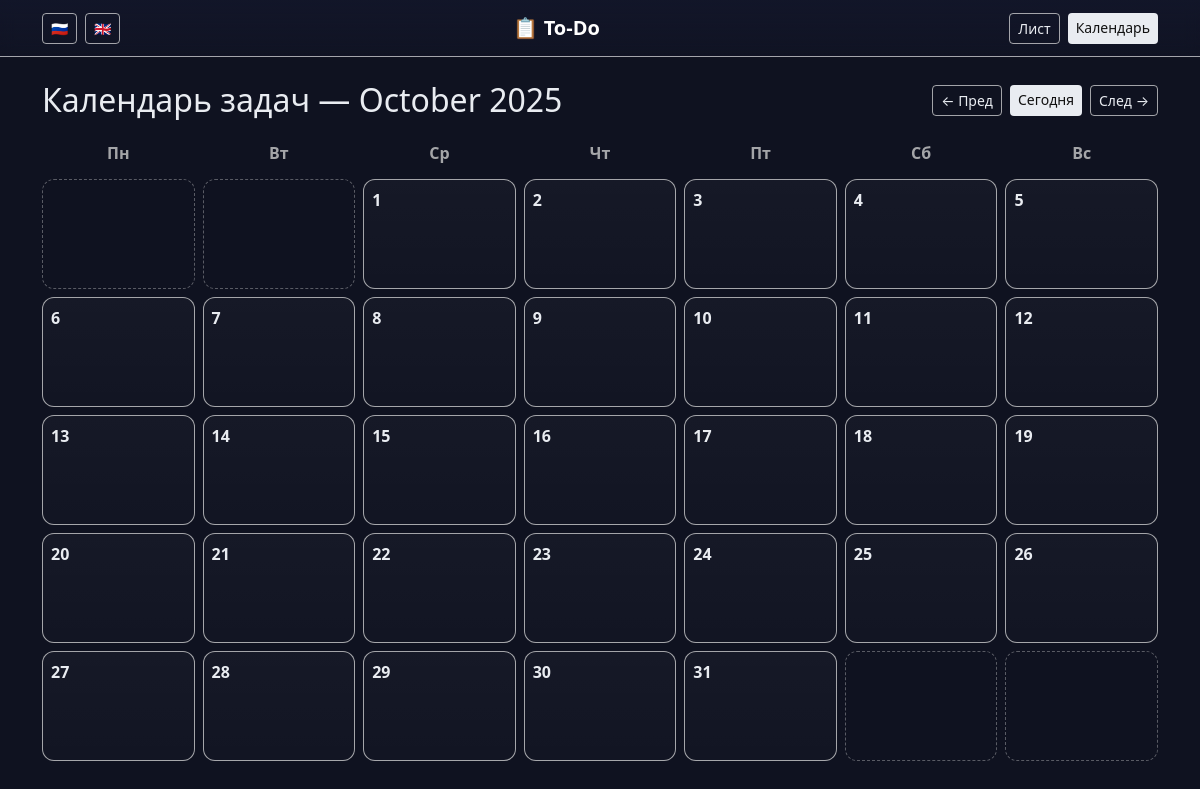
The app's page /calendar?year=2025&month=10, older data.
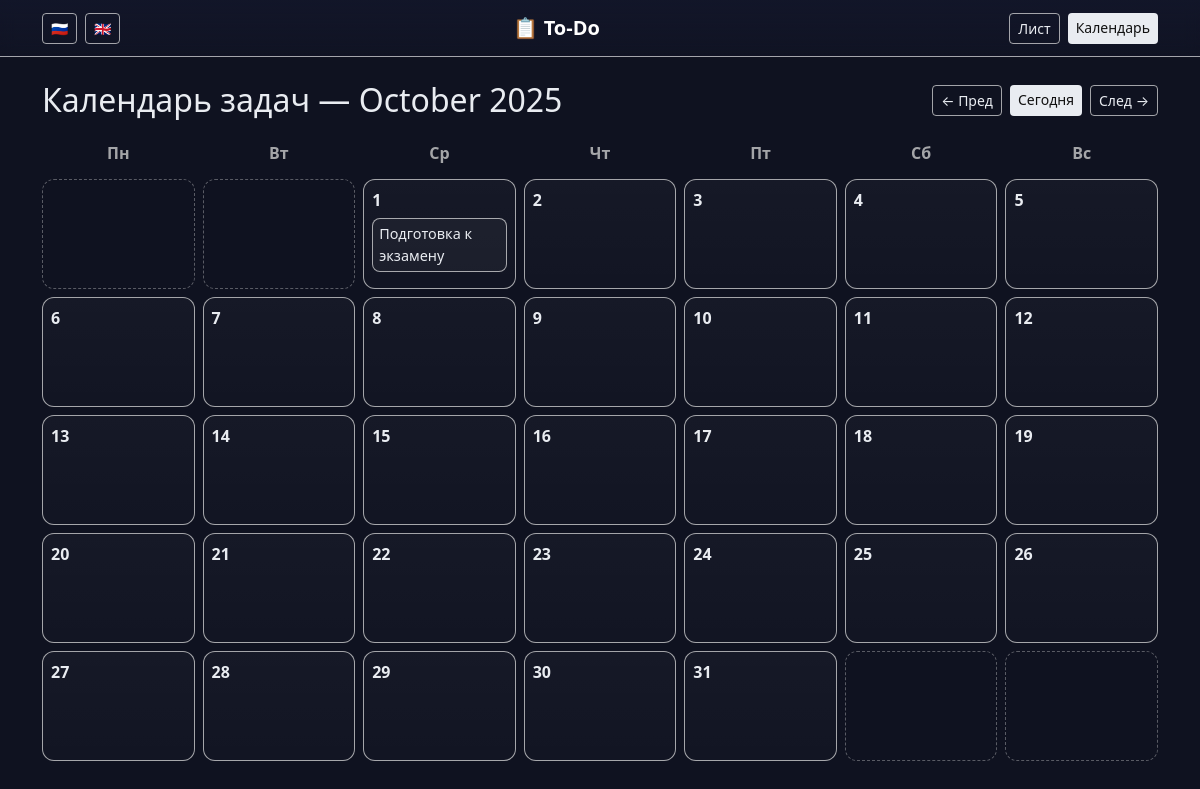
The same page, newer data.
### tables this page shows
CREATE TABLE tasks (
            id INTEGER PRIMARY KEY AUTOINCREMENT,
            title TEXT NOT NULL,
            description TEXT,
            due_date TEXT, -- ISO формат YYYY-MM-DD
            complete INTEGER NOT NULL DEFAULT 0,
            created_at TEXT DEFAULT (datetime('now')),
            completed_at TEXT
        );

### app.py (the view)
@app.route("/calendar")
def calendar_view():
    today = date.today()
    year = int(request.args.get("year", today.year))
    month = int(request.args.get("month", today.month))
    month_start = f"{year:04d}-{month:02d}-01"
    _, last_day = pycalendar.monthrange(year, month)
    month_end = f"{year:04d}-{month:02d}-{last_day:02d}"
    conn = get_db_connection()
    rows = conn.execute(
        """
        SELECT * FROM tasks
        WHERE due_date IS NOT NULL
          AND due_date >= ?
          AND due_date <= ?
        ORDER BY due_date ASC, complete ASC
        """,
        (month_start, month_end),
    ).fetchall()
    conn.close()
    by_date = {}
    for r in rows:
        by_date.setdefault(r["due_date"], []).append(r)
    cal = pycalendar.monthcalendar(year, month)  # списки недель, 0 = пустая ячейка
    month_name = pycalendar.month_name[month]
    return render_template(
        "calendar.html",
        cal=cal,
        year=year,
        month=month,
        month_name=month_name,
        by_date=by_date,
        today=today,
    )

### app.py (called while the page is built)
@app.context_processor  # Декоратор
def inject_translations():
    lang = request.args.get("lang", "ru")
    return dict(
        t=translations.get(lang, translations["ru"]),
        current_lang=lang
    )

def get_db_connection():
    conn = sqlite3.connect(DB_PATH)
    conn.row_factory = sqlite3.Row
    return conn

### templates/calendar.html
{% extends "base.html" %}
{% block content %}
<div class="d-flex justify-content-between align-items-center mb-3">
  <h2 class="m-0">{{ t["title"] }} — {{ month_name }} {{ year }}</h2>
  <div class="d-flex gap-2">
    <a class="btn btn-outline-light btn-sm"
       href="{{ url_for('calendar_view', year=(month == 1 and year-1 or year), month=(month == 1 and 12 or month-1)) }}">← {{ t["prev"] }}</a>
    <a class="btn btn-light btn-sm"
       href="{{ url_for('calendar_view', year=today.year, month=today.month) }}">{{ t["today"] }}</a>
    <a class="btn btn-outline-light btn-sm"
       href="{{ url_for('calendar_view', year=(month == 12 and year+1 or year), month=(month == 12 and 1 or month+1)) }}">{{ t["next"] }} →</a>
  </div>
</div>
<div class="calendar-grid">
  {% for day in t["weekdays"] %}
    <div class="calendar-head">{{ day }}</div>
  {% endfor %}
  {% for week in cal %}
    {% for day in week %}
      {% if day == 0 %}
        <div class="calendar-cell empty"></div>
      {% else %}
        {% set key = "%04d-%02d-%02d"|format(year, month, day) %}
        {% set items = by_date.get(key, []) %}
        <div class="calendar-cell {% if today.year==year and today.month==month and today.day==day %}today{% endif %}">
          <div class="calendar-day">{{ day }}</div>
          {% for t in items %}
            <div class="calendar-item {% if t.complete %}done{% endif %}">
              {{ t.title }}
            </div>
          {% endfor %}
        </div>
      {% endif %}
    {% endfor %}
  {% endfor %}
</div>
{% endblock %}

Row changes from the older to the newer data that the page shows:
added tasks: title "Подготовка к экзамену"
